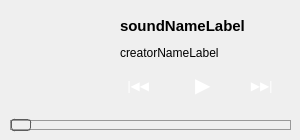
<?xml version="1.0" encoding="UTF-8"?>
<ui version="4.0">
 <class>PlayerWidget</class>
 <widget class="QWidget" name="PlayerWidget">
  <property name="geometry">
   <rect>
    <x>0</x>
    <y>0</y>
    <width>300</width>
    <height>140</height>
   </rect>
  </property>
  <property name="windowTitle">
   <string>Form</string>
  </property>
  <property name="styleSheet">
   <string notr="true">
#playPauseButton,
#prevButton,
#nextButton {
	color: #fff;
	border-style: solid;
	border-width:0px;
	background-color: rgba(255,72,0,.8);
}

#playPauseButton:hover,
#prevButton:hover,
#nextButton:hover {
	background-color: rgba(255,72,0,.7);
}

#playPauseButton:pressed,
#prevButton:pressed,
#nextButton:pressed {
	background-color: rgba(255,72,0,.6);
}</string>
  </property>
  <widget class="QPushButton" name="nextButton">
   <property name="enabled">
    <bool>true</bool>
   </property>
   <property name="geometry">
    <rect>
     <x>240</x>
     <y>65</y>
     <width>40</width>
     <height>40</height>
    </rect>
   </property>
   <property name="styleSheet">
    <string notr="true">QPushButton {
	border-radius:20px;
}</string>
   </property>
   <property name="text">
    <string> ▶▶|</string>
   </property>
  </widget>
  <widget class="QPushButton" name="prevButton">
   <property name="enabled">
    <bool>true</bool>
   </property>
   <property name="geometry">
    <rect>
     <x>120</x>
     <y>65</y>
     <width>40</width>
     <height>40</height>
    </rect>
   </property>
   <property name="styleSheet">
    <string notr="true">QPushButton {
	border-radius:20px;
}</string>
   </property>
   <property name="text">
    <string>|◀◀ </string>
   </property>
  </widget>
  <widget class="QSlider" name="progressBar">
   <property name="geometry">
    <rect>
     <x>10</x>
     <y>110</y>
     <width>281</width>
     <height>30</height>
    </rect>
   </property>
   <property name="styleSheet">
    <string notr="true"> QSlider::groove:horizontal {
     border: 1px solid #999999;
     height: 8px; /* the groove expands to the size of the slider by default. by giving it a height, it has a fixed size */
     margin: 2px 0;
 }

 QSlider::handle:horizontal {
     background: rgba(255,72,0,.8);
     border: 1px solid #5c5c5c;
     width: 18px;
     margin: -2px 0; /* handle is placed by default on the contents rect of the groove. Expand outside the groove */
     border-radius: 3px;
 }</string>
   </property>
   <property name="tracking">
    <bool>false</bool>
   </property>
   <property name="orientation">
    <enum>Qt::Horizontal</enum>
   </property>
  </widget>
  <widget class="QLabel" name="artworkLabel">
   <property name="geometry">
    <rect>
     <x>10</x>
     <y>10</y>
     <width>100</width>
     <height>100</height>
    </rect>
   </property>
   <property name="text">
    <string/>
   </property>
   <property name="pixmap">
    <pixmap resource="resources.qrc">:/icons/placeholder.png</pixmap>
   </property>
   <property name="scaledContents">
    <bool>true</bool>
   </property>
  </widget>
  <widget class="QLabel" name="creatorNameLabel">
   <property name="geometry">
    <rect>
     <x>120</x>
     <y>45</y>
     <width>161</width>
     <height>16</height>
    </rect>
   </property>
   <property name="text">
    <string>creatorNameLabel</string>
   </property>
  </widget>
  <widget class="QLabel" name="soundNameLabel">
   <property name="geometry">
    <rect>
     <x>120</x>
     <y>10</y>
     <width>181</width>
     <height>31</height>
    </rect>
   </property>
   <property name="font">
    <font>
     <pointsize>11</pointsize>
     <weight>75</weight>
     <bold>true</bold>
    </font>
   </property>
   <property name="text">
    <string>soundNameLabel</string>
   </property>
   <property name="wordWrap">
    <bool>true</bool>
   </property>
  </widget>
  <widget class="QPushButton" name="playPauseButton">
   <property name="enabled">
    <bool>true</bool>
   </property>
   <property name="geometry">
    <rect>
     <x>175</x>
     <y>60</y>
     <width>50</width>
     <height>50</height>
    </rect>
   </property>
   <property name="font">
    <font>
     <pointsize>15</pointsize>
    </font>
   </property>
   <property name="styleSheet">
    <string notr="true">QPushButton {
	border-radius: 25px;
}</string>
   </property>
   <property name="text">
    <string> ▶</string>
   </property>
  </widget>
 </widget>
 <resources>
  <include location="resources.qrc"/>
 </resources>
 <connections/>
</ui>
